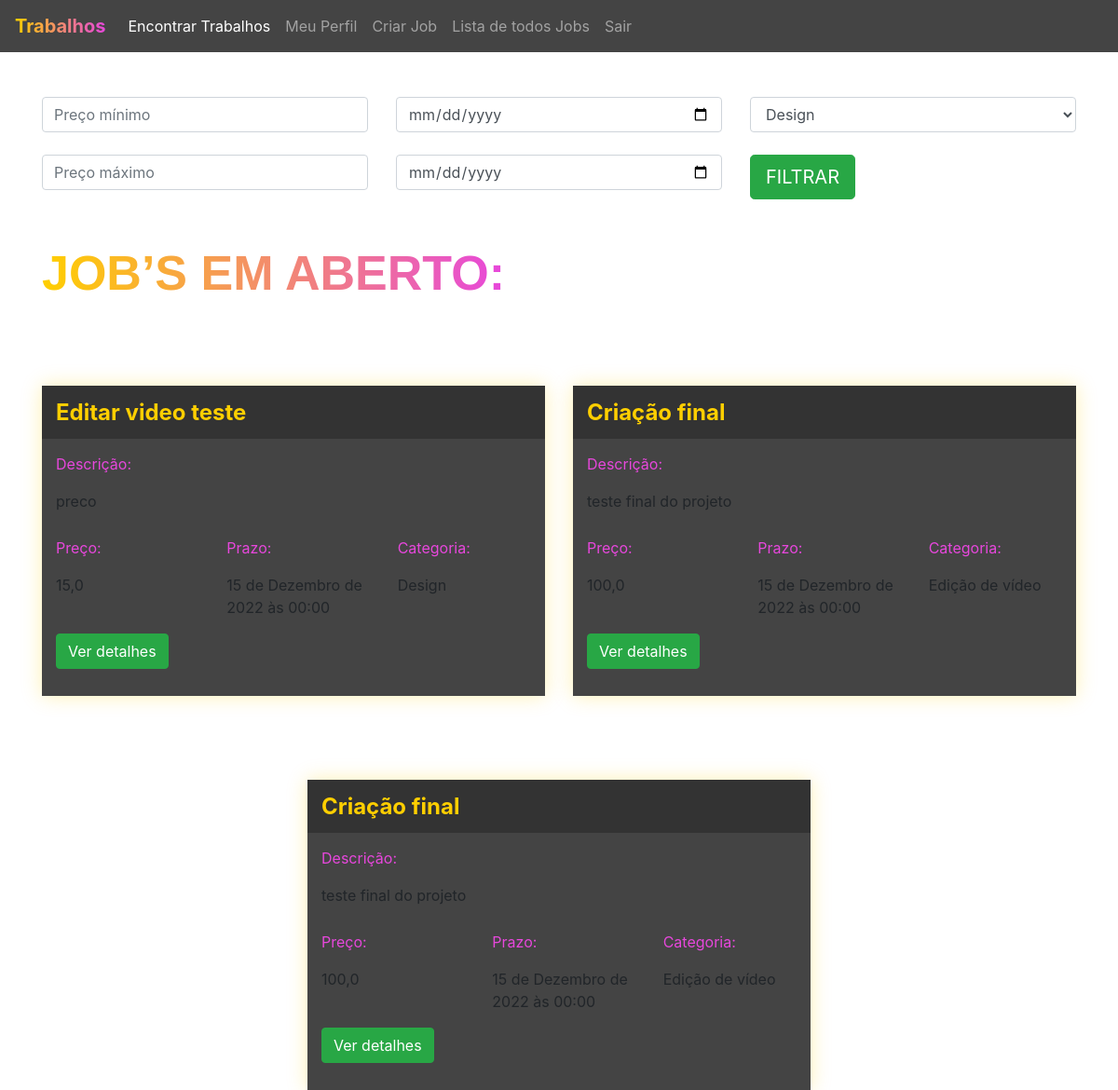
/jobs/encontrar_jobs/ (signed in), run on the app's committed database.
### jobs/models.py (models this page shows, shortened)
class Jobs(models.Model):
    categoria_choices = (('D', 'Design'), #opções de trabalho
                         ('EV', 'Edição de Vídeo'))
    status_choices = (('C', 'Em criação'), #opções de status do trabalho
                      ('AA', 'Aguardando aprovação'),
                      ('F', 'Finalizado'))
    titulo = models.CharField(max_length=200)
    descricao = models.TextField()
    categoria = models.CharField(max_length=2, choices=categoria_choices, default="D")
    prazo_entrega = models.DateTimeField()
    preco = models.FloatField()
    arquivo = models.FileField(upload_to=None,null=True)
    profissional = models.ForeignKey(User, on_delete=models.DO_NOTHING, null=True, blank=True)# um para muitos oq siginifica que um trabalho só pode ter um profissional, o termo on_delete é para quando um profissional for apagado não acontecer nada nos jobs.
    reservado = models.BooleanField(default=False)
    status = models.CharField(max_length=2,choices=status_choices, default='C')
    arquivo_final = models.FileField(null=True)

### jobs/views.py (the view)
# urls.py: path('encontrar_jobs/', views.encontrar_jobs, name="encontrar_jobs"),
@login_required(login_url='/auth/logar')# se usuario não estiver logado ele nega a requisição e envia o usuario para a parte de login
def encontrar_jobs(request):
    if request.method == 'GET':
        preco_minimo = request.GET.get('preco_minimo')
        preco_maximo = request.GET.get('preco_maximo')
        prazo_minimo = request.GET.get('prazo_minimo')
        prazo_maximo = request.GET.get('prazo_maximo')
        categoria = request.GET.get('categoria')
        if prazo_minimo or prazo_maximo or preco_minimo or preco_maximo or categoria:
            if not preco_minimo:
                preco_minimo = 0
            if not preco_maximo:
                preco_maximo = 999999
            if not prazo_minimo:
                prazo_minimo = datetime(year=1900, month=1, day=1)
            if not prazo_maximo:
                prazo_maximo = datetime(year=3000, month=1, day=1)
            if categoria == 'D':
                categoria = ['D']
            elif categoria == 'EV':
                categoria = ['EV']
            jobs = Jobs.objects.filter(preco__gte=preco_minimo)\
                .filter(preco__lte=preco_maximo)\
                .filter(prazo_entrega__gte=prazo_minimo)\
                .filter(prazo_entrega__lte=prazo_maximo)\
                .filter(reservado=False)\
                .filter(categoria__in=categoria)
        else:
            jobs = Jobs.objects.filter(reservado=False)   #busca só jobs em que ainda não foram aceitos
        return render(request,'encontrar_jobs.html',{'jobs':jobs}) #terceiro parametro me permite acessar os valores do banco de dados pelo meu HTML como por exemplo {{jobs.titulo}}, para mais informação acessar meu html de encontrar_jobs

### jobs/templates/encontrar_jobs.html (shortened to what this page needs)
{% extends 'base.html' %}
{% load static %}
{% block 'head' %}
<link rel="stylesheet" href="{% static 'jobs/encontrar_jobs.css' %}">
{% endblock %}
{% block 'body' %}
    <div class="container">
        <br>
        <br>
        <div class="row">
            <div class="col-sm">
            <form action="{% url 'encontrar_jobs' %}" method="GET">
            <input type="text" class="form-control" placeholder="Preço mínimo" name="preco_minimo">
            <br>
            <input type="text" class="form-control" placeholder="Preço máximo" name="preco_maximo">
            </div>
            <div class="col-sm">
            <input type="date" class="form-control" name="prazo_minimo">
            <br>
            <input type="date" class="form-control" name="prazo_maximo">
            </div>
            <div class="col-sm">
            <select class="form-control" name="categoria">
            <option value="D">Design</option>
            </select>
            <br>
            <input type="submit" class="btn btn-success btn-lg" value="FILTRAR">
            </div>
            </div>
        <br>
        <br>
        <h2 class="titulo">JOB’S EM ABERTO:</h2>
        <div class="row justify-content-around">
        {% for job in jobs %}
            <div class="col-6 row-card">
                <div class="card-job">
                    <div class="header-job">
                    <h4 class="titulo-job">{{job.titulo}}</h4>
                    </div>
                    <div class="body-job">
                        <p class="titulo-body">Descrição:</p>
                        <div style="max-width: 70%">
                            <p>{{job.descricao}}</p>
                        </div>
                        <div class="row">
                            <div class="col-4">
                                <p class="titulo-body">Preço:</p>
                                <p>{{job.preco}}</p>
                            </div>
                            <div class="col-4">
                                <p class="titulo-body">Prazo:</p>
                                <p>{{job.prazo_entrega}}</p>
                            </div>
                            <div class="col-4">
                                <p class="titulo-body">Categoria:</p>
                                <p>{% if job.categoria == 'D'%}
                                        Design
                                    {% else %}
                                        Edição de vídeo
                                    {% endif%}
                                </p>
                            </div>
                        </div>
                        <button class="btn btn-success"data-toggle="modal" data-target="#modal-{{job.id}}" >Ver detalhes</button>
                        <br>
                        <br>
                    </div>
                </div>
            </div>
        {% endfor %}
        </div>
    </div>
{% endblock %}

### templates/static/jobs/encontrar_jobs.css (style rules this page uses)
.card-job { background-color: #444; box-shadow: 0 0px 20px 0 rgba( 255, 207, 0, 0.3 ); padding: 0; margin-top: 50px; }
.header-job { background-color: #333; width: 100% !important; padding: 5px; padding-left: 15px; }
.row-card { margin-top: 40px; }
.titulo-job { color: #FFCF00; font-weight: bold; margin-top: 10px; }
.body-job { padding: 5px; padding-left: 15px; }
.titulo-body { color: #E747DC; margin-top: 10px; }
.titulo { font-family: Arial, Helvetica, sans-serif; font-weight: bold; font-size: 52px; display: inline; background-image: linear-gradient(90deg, rgba(255,207,0,1) 0%, rgba(231,71,220,1) 100%); background-clip: text; -webkit-background-clip: text; color: transparent; padding-bottom: 10px; }

### data on the page
Jobs: titulo "Editar video teste", descricao "preco", preco "15,0", prazo_entrega "15 de Dezembro de 2022 às 00:00", categoria "Design"
Jobs: titulo "Criação final", descricao "teste final do projeto", preco "100,0", prazo_entrega "15 de Dezembro de 2022 às 00:00", categoria "Edição de vídeo"
Jobs: titulo "Criação final", descricao "teste final do projeto", preco "100,0", prazo_entrega "15 de Dezembro de 2022 às 00:00", categoria "Edição de vídeo"
